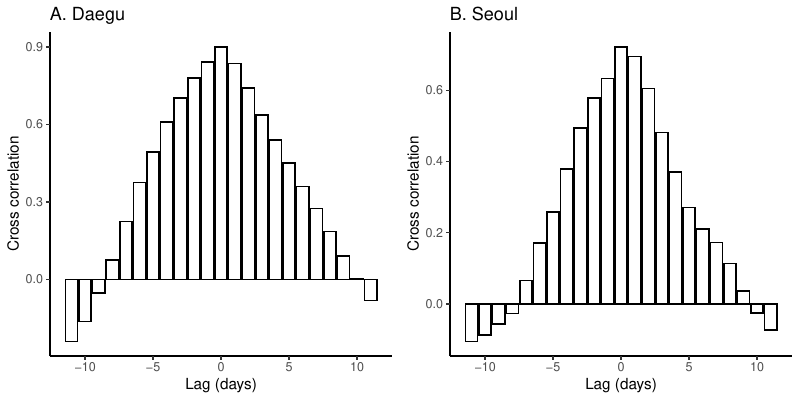

This chart was generated by the following R code:
library(ggplot2); theme_set(theme_bw())
library(gridExtra)
library(lubridate)
library(dplyr)
library(tidyr)
library(readxl)

load("R_t_daegu_censor.rda")
load("R_t_seoul_censor.rda")
load("traffic_daegu.rda")
load("traffic_seoul.rda")

geo <- read_xlsx("data/COVID19-Korea-2020-03-16.xlsx", na="NA", sheet=3) %>%
  mutate(
    date_report=as.Date(date_report)
  ) 

geo$date_report[geo$time_report==16 & !is.na(geo$time_report)] <- geo$date_report[geo$time_report==16 & !is.na(geo$time_report)] + 1

daegu <- geo %>% 
  group_by(date_report) %>%
  summarize(
    cases=sum(Daegu, na.rm=TRUE)
  )

seoul <- geo %>% 
  group_by(date_report) %>%
  summarize(
    cases=sum(Seoul, na.rm=TRUE)
  )

traffic_daegu1 <- dplyr::select(ungroup(filter(traffic_daegu,year==2017)), -월, -일) %>%
  mutate(
    wday=wday(date)
  ) %>%
  filter(
    date >= as.Date("2017-01-20")+3, date <= as.Date("2017-03-01")+3
  )

traffic_daegu2 <- dplyr::select(ungroup(filter(traffic_daegu,year==2018)), -월, -일) %>%
  mutate(
    wday=wday(date)
  ) %>%
  filter(
    date >= as.Date("2018-01-20")+2, date <= as.Date("2018-03-01")+2
  )

traffic_daegu3 <- dplyr::select(ungroup(filter(traffic_daegu,year==2019)), -월, -일) %>%
  mutate(
    wday=wday(date)
  ) %>%
  filter(
    date >= as.Date("2019-01-20")+1, date <= as.Date("2019-03-01")+1
  )

traffic_daegu4 <- dplyr::select(ungroup(filter(traffic_daegu,year==2020)), -월, -일) %>%
  mutate(
    wday=wday(date)
  ) %>%
  filter(
    date >= as.Date("2020-01-20"), date <= as.Date("2020-02-29")
  )

rt_daegu <- R_t_daegu_censor %>%
  bind_rows(.id="sim") %>%
  group_by(date) %>%
  summarize(
    median=median(IRt, na.rm=TRUE),
    lwr=quantile(IRt, 0.025, na.rm=TRUE),
    upr=quantile(IRt, 0.975, na.rm=TRUE),
    location="Daegu"
  )

daegu_traffic <- data.frame(
  date=seq.Date(as.Date("2020-01-20"), as.Date("2020-02-29"), 1),
  traffic=traffic_daegu4$total/((traffic_daegu1$total + traffic_daegu2$total + traffic_daegu3$total)/3)
)

traffic_seoul1 <- ungroup(filter(traffic_seoul,year==2017)) %>%
  mutate(
    wday=wday(date)
  ) %>%
  filter(
    date >= as.Date("2017-01-20")+3, date <= as.Date("2017-03-11")+3
  )

traffic_seoul2 <- ungroup(filter(traffic_seoul,year==2018)) %>%
  mutate(
    wday=wday(date)
  ) %>%
  filter(
    date >= as.Date("2018-01-20")+2, date <= as.Date("2018-03-11")+2
  )

traffic_seoul3 <- ungroup(filter(traffic_seoul,year==2019)) %>%
  mutate(
    wday=wday(date)
  ) %>%
  filter(
    date >= as.Date("2019-01-20")+1, date <= as.Date("2019-03-11")+1
  )

traffic_seoul4 <- ungroup(filter(traffic_seoul,year==2020)) %>%
  mutate(
    wday=wday(date)
  ) %>%
  filter(
    date >= as.Date("2020-01-20"), date <= as.Date("2020-03-10")
  )

rt_seoul <- R_t_seoul_censor %>%
  bind_rows(.id="sim") %>%
  group_by(date) %>%
  summarize(
    median=median(IRt, na.rm=TRUE),
    lwr=quantile(IRt, 0.025, na.rm=TRUE),
    upr=quantile(IRt, 0.975, na.rm=TRUE),
    location="Seoul"
  )

seoul_traffic <- data.frame(
  date=seq.Date(as.Date("2020-01-20"), as.Date("2020-03-10"), 1),
  traffic=traffic_seoul4$total/((traffic_seoul1$total + traffic_seoul2$total + traffic_seoul3$total)/3)
)

c1 <- ccf(
  filter(daegu_traffic, date >= as.Date("2020-02-02"))$traffic,
  filter(rt_daegu, date <= as.Date("2020-02-29"))$median
)

c2 <- ccf(
  filter(seoul_traffic, date >= as.Date("2020-02-02"))$traffic,
  filter(rt_seoul, date <= as.Date("2020-02-29"))$median
)

c1data <- data.frame(
  lag=c(c1$lag),
  ccf=c(c1$acf)
)

c2data <- data.frame(
  lag=c(c2$lag),
  ccf=c(c2$acf)
)

g1 <- ggplot(c1data) +
  geom_bar(aes(lag, ccf), stat="identity", fill=NA, col=1) +
  xlab("Lag (days)") +
  ylab("Cross correlation") +
  ggtitle("A. Daegu") +
  theme(
    panel.grid = element_blank(),
    panel.border = element_blank(),
    axis.line = element_line(),
    legend.position = c(0.87, 0.83)
  )

g2 <- ggplot(c2data) +
  geom_bar(aes(lag, ccf), stat="identity", fill=NA, col=1) +
  xlab("Lag (days)") +
  ylab("Cross correlation") +
  ggtitle("B. Seoul") +
  theme(
    panel.grid = element_blank(),
    panel.border = element_blank(),
    axis.line = element_line(),
    legend.position = c(0.87, 0.83)
  )

gtot <- arrangeGrob(g1, g2, nrow=1)

ggsave("figure_cross.pdf", gtot, width=8, height=4)
